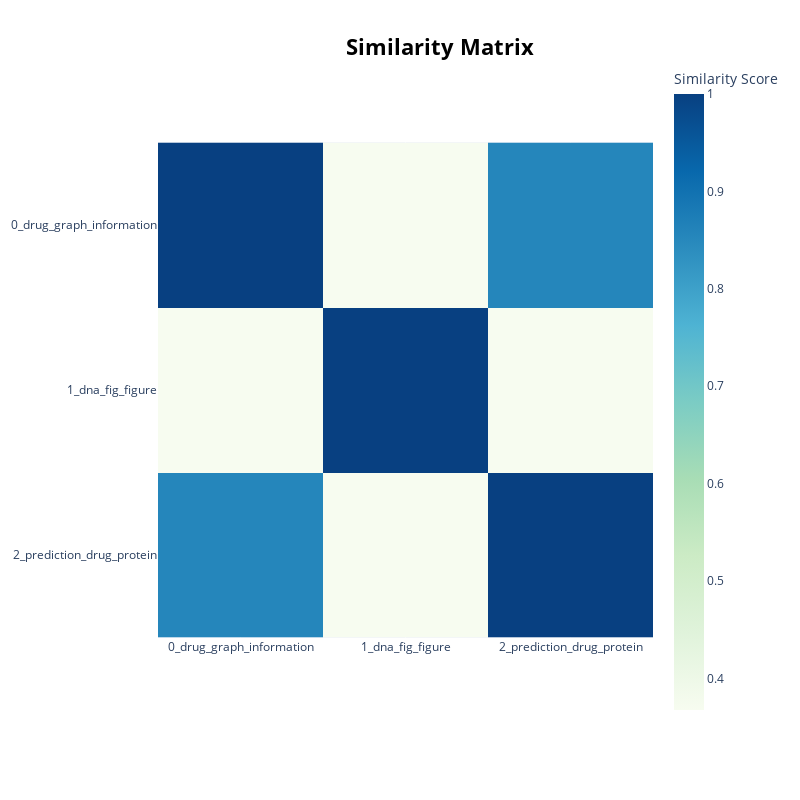

Source (notebook cell):
### Code cell
topic_model_v2.visualize_heatmap()

### Figure 1 — Plotly figure (JSON) as saved in the notebook; plotly's stock layout.template omitted (floating-point values rounded to 4 significant figures)
{"data": [{"coloraxis": "coloraxis", "hovertemplate": "x: %{x}<br>y: %{y}<br>Similarity Score: %{z}<extra></extra>", "name": "0", "type": "heatmap", "x": ["0_drug_graph_information", "1_dna_fig_figure", "2_prediction_drug_protein"], "xaxis": "x", "y": ["0_drug_graph_information", "1_dna_fig_figure", "2_prediction_drug_protein"], "yaxis": "y", "z": [[1, 0.3677, 0.8556], [0.3677, 1.0, 0.3693], [0.8556, 0.3693, 1.0]]}], "layout": {"coloraxis": {"colorbar": {"title": {"text": "Similarity Score"}}, "colorscale": [[0, "rgb(247,252,240)"], [0.125, "rgb(224,243,219)"], [0.25, "rgb(204,235,197)"], [0.375, "rgb(168,221,181)"], [0.5, "rgb(123,204,196)"], [0.625, "rgb(78,179,211)"], [0.75, "rgb(43,140,190)"], [0.875, "rgb(8,104,172)"], [1, "rgb(8,64,129)"]]}, "height": 800, "hoverlabel": {"bgcolor": "white", "font": {"family": "Rockwell", "size": 16}}, "legend": {"title": {"text": "Trend"}}, "margin": {"t": 60}, "showlegend": true, "title": {"font": {"color": "Black", "size": 22}, "text": "<b>Similarity Matrix</b>", "x": 0.55, "xanchor": "center", "y": 0.95, "yanchor": "top"}, "width": 800, "xaxis": {"anchor": "y", "constrain": "domain", "domain": [0, 1], "scaleanchor": "y"}, "yaxis": {"anchor": "x", "autorange": "reversed", "constrain": "domain", "domain": [0, 1]}}}
